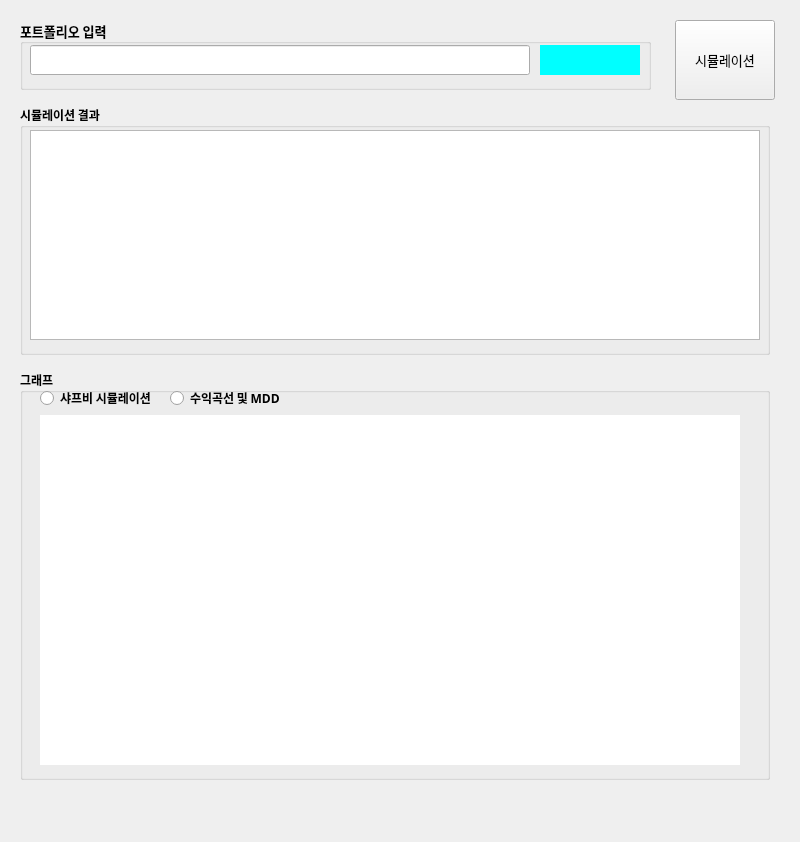
<?xml version="1.0" encoding="UTF-8"?>
<ui version="4.0">
 <class>NEWSYSTOCKPlugin</class>
 <widget class="QDialog" name="NEWSYSTOCKPlugin">
  <property name="geometry">
   <rect>
    <x>0</x>
    <y>0</y>
    <width>800</width>
    <height>842</height>
   </rect>
  </property>
  <property name="windowTitle">
   <string>Dialog</string>
  </property>
  <widget class="QDialogButtonBox" name="buttonBox">
   <property name="geometry">
    <rect>
     <x>660</x>
     <y>690</y>
     <width>341</width>
     <height>32</height>
    </rect>
   </property>
   <property name="orientation">
    <enum>Qt::Horizontal</enum>
   </property>
   <property name="standardButtons">
    <set>QDialogButtonBox::Cancel|QDialogButtonBox::Ok</set>
   </property>
  </widget>
  <widget class="QGroupBox" name="groupBox">
   <property name="geometry">
    <rect>
     <x>20</x>
     <y>105</y>
     <width>750</width>
     <height>250</height>
    </rect>
   </property>
   <property name="font">
    <font>
     <family>맑은 고딕</family>
     <pointsize>9</pointsize>
     <weight>75</weight>
     <bold>true</bold>
    </font>
   </property>
   <property name="title">
    <string>시뮬레이션 결과</string>
   </property>
   <widget class="QPlainTextEdit" name="resultlogbox">
    <property name="geometry">
     <rect>
      <x>10</x>
      <y>25</y>
      <width>730</width>
      <height>210</height>
     </rect>
    </property>
   </widget>
  </widget>
  <widget class="QGroupBox" name="GraphBox">
   <property name="geometry">
    <rect>
     <x>20</x>
     <y>370</y>
     <width>750</width>
     <height>410</height>
    </rect>
   </property>
   <property name="font">
    <font>
     <family>맑은 고딕</family>
     <pointsize>9</pointsize>
     <weight>75</weight>
     <bold>true</bold>
    </font>
   </property>
   <property name="title">
    <string>그래프</string>
   </property>
   <widget class="QRadioButton" name="ShowSharpGraph">
    <property name="geometry">
     <rect>
      <x>20</x>
      <y>20</y>
      <width>131</width>
      <height>16</height>
     </rect>
    </property>
    <property name="text">
     <string>샤프비 시뮬레이션</string>
    </property>
   </widget>
   <widget class="QRadioButton" name="ShowEquityCurve">
    <property name="geometry">
     <rect>
      <x>150</x>
      <y>20</y>
      <width>121</width>
      <height>16</height>
     </rect>
    </property>
    <property name="text">
     <string>수익곡선 및 MDD</string>
    </property>
   </widget>
   <widget class="QLabel" name="ShowGraphImage">
    <property name="geometry">
     <rect>
      <x>20</x>
      <y>45</y>
      <width>700</width>
      <height>350</height>
     </rect>
    </property>
    <property name="font">
     <font>
      <family>맑은 고딕</family>
      <pointsize>12</pointsize>
     </font>
    </property>
    <property name="contextMenuPolicy">
     <enum>Qt::DefaultContextMenu</enum>
    </property>
    <property name="acceptDrops">
     <bool>false</bool>
    </property>
    <property name="autoFillBackground">
     <bool>false</bool>
    </property>
    <property name="styleSheet">
     <string notr="true">background-color : rgb(255, 255, 255)</string>
    </property>
    <property name="frameShape">
     <enum>QFrame::NoFrame</enum>
    </property>
    <property name="frameShadow">
     <enum>QFrame::Raised</enum>
    </property>
    <property name="lineWidth">
     <number>2</number>
    </property>
    <property name="text">
     <string/>
    </property>
    <property name="scaledContents">
     <bool>false</bool>
    </property>
    <property name="alignment">
     <set>Qt::AlignCenter</set>
    </property>
    <property name="wordWrap">
     <bool>false</bool>
    </property>
    <property name="indent">
     <number>-1</number>
    </property>
   </widget>
  </widget>
  <widget class="QPushButton" name="StartSimulation">
   <property name="geometry">
    <rect>
     <x>675</x>
     <y>20</y>
     <width>100</width>
     <height>80</height>
    </rect>
   </property>
   <property name="font">
    <font>
     <family>맑은 고딕</family>
     <pointsize>10</pointsize>
    </font>
   </property>
   <property name="text">
    <string>시뮬레이션</string>
   </property>
  </widget>
  <widget class="QGroupBox" name="groupBox_3">
   <property name="geometry">
    <rect>
     <x>20</x>
     <y>20</y>
     <width>631</width>
     <height>70</height>
    </rect>
   </property>
   <property name="font">
    <font>
     <family>맑은 고딕</family>
     <pointsize>10</pointsize>
     <weight>75</weight>
     <bold>true</bold>
    </font>
   </property>
   <property name="title">
    <string>포트폴리오 입력</string>
   </property>
   <widget class="QLabel" name="ShowPFAmount">
    <property name="geometry">
     <rect>
      <x>520</x>
      <y>25</y>
      <width>100</width>
      <height>30</height>
     </rect>
    </property>
    <property name="font">
     <font>
      <family>맑은 고딕</family>
      <pointsize>10</pointsize>
     </font>
    </property>
    <property name="contextMenuPolicy">
     <enum>Qt::DefaultContextMenu</enum>
    </property>
    <property name="acceptDrops">
     <bool>false</bool>
    </property>
    <property name="autoFillBackground">
     <bool>false</bool>
    </property>
    <property name="styleSheet">
     <string notr="true">background-color : rgb(0, 255, 255)</string>
    </property>
    <property name="frameShape">
     <enum>QFrame::NoFrame</enum>
    </property>
    <property name="frameShadow">
     <enum>QFrame::Raised</enum>
    </property>
    <property name="lineWidth">
     <number>2</number>
    </property>
    <property name="text">
     <string/>
    </property>
    <property name="scaledContents">
     <bool>false</bool>
    </property>
    <property name="alignment">
     <set>Qt::AlignCenter</set>
    </property>
    <property name="wordWrap">
     <bool>false</bool>
    </property>
    <property name="indent">
     <number>-1</number>
    </property>
   </widget>
   <widget class="QLineEdit" name="ReadPFlist">
    <property name="geometry">
     <rect>
      <x>10</x>
      <y>25</y>
      <width>500</width>
      <height>30</height>
     </rect>
    </property>
    <property name="font">
     <font>
      <pointsize>9</pointsize>
      <weight>50</weight>
      <bold>false</bold>
      <kerning>false</kerning>
     </font>
    </property>
   </widget>
  </widget>
 </widget>
 <resources/>
 <connections>
  <connection>
   <sender>buttonBox</sender>
   <signal>accepted()</signal>
   <receiver>NEWSYSTOCKPlugin</receiver>
   <slot>accept()</slot>
   <hints>
    <hint type="sourcelabel">
     <x>248</x>
     <y>254</y>
    </hint>
    <hint type="destinationlabel">
     <x>157</x>
     <y>274</y>
    </hint>
   </hints>
  </connection>
  <connection>
   <sender>buttonBox</sender>
   <signal>rejected()</signal>
   <receiver>NEWSYSTOCKPlugin</receiver>
   <slot>reject()</slot>
   <hints>
    <hint type="sourcelabel">
     <x>316</x>
     <y>260</y>
    </hint>
    <hint type="destinationlabel">
     <x>286</x>
     <y>274</y>
    </hint>
   </hints>
  </connection>
 </connections>
</ui>
